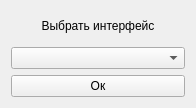
<?xml version="1.0" encoding="UTF-8"?>
<ui version="4.0">
 <class>setInterface</class>
 <widget class="QWidget" name="setInterface">
  <property name="windowModality">
   <enum>Qt::ApplicationModal</enum>
  </property>
  <property name="geometry">
   <rect>
    <x>0</x>
    <y>0</y>
    <width>196</width>
    <height>108</height>
   </rect>
  </property>
  <property name="windowTitle">
   <string>Set Interface</string>
  </property>
  <layout class="QGridLayout" name="gridLayout">
   <item row="0" column="0">
    <widget class="QLabel" name="label">
     <property name="text">
      <string>Выбрать интерфейс</string>
     </property>
     <property name="alignment">
      <set>Qt::AlignCenter</set>
     </property>
    </widget>
   </item>
   <item row="1" column="0">
    <widget class="QComboBox" name="comboBoxInterface"/>
   </item>
   <item row="2" column="0">
    <widget class="QPushButton" name="pushButtonOk">
     <property name="text">
      <string>Ок</string>
     </property>
    </widget>
   </item>
  </layout>
 </widget>
 <resources/>
 <connections>
  <connection>
   <sender>pushButtonOk</sender>
   <signal>clicked()</signal>
   <receiver>setInterface</receiver>
   <slot>close()</slot>
   <hints>
    <hint type="sourcelabel">
     <x>71</x>
     <y>79</y>
    </hint>
    <hint type="destinationlabel">
     <x>165</x>
     <y>103</y>
    </hint>
   </hints>
  </connection>
 </connections>
</ui>
